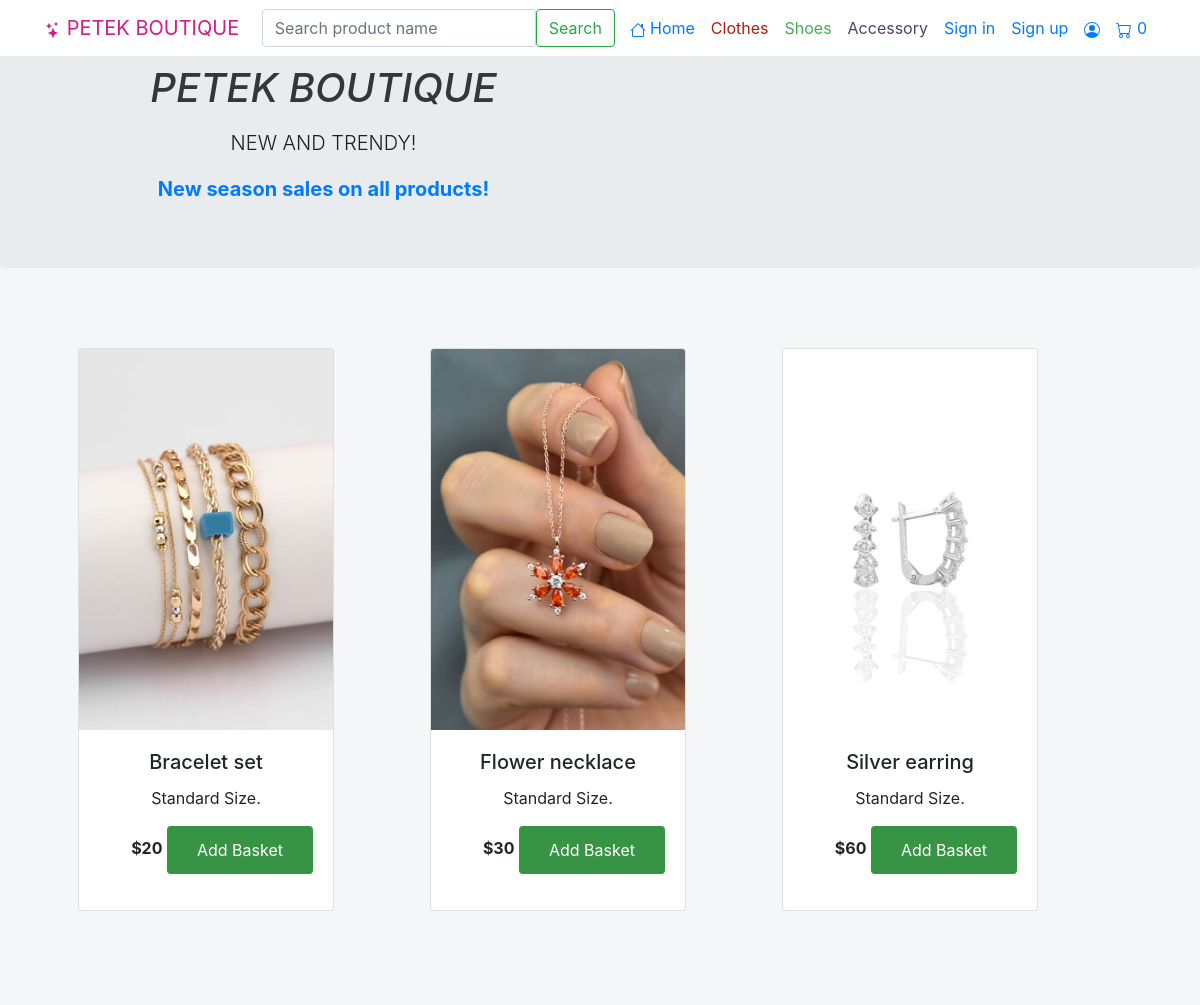
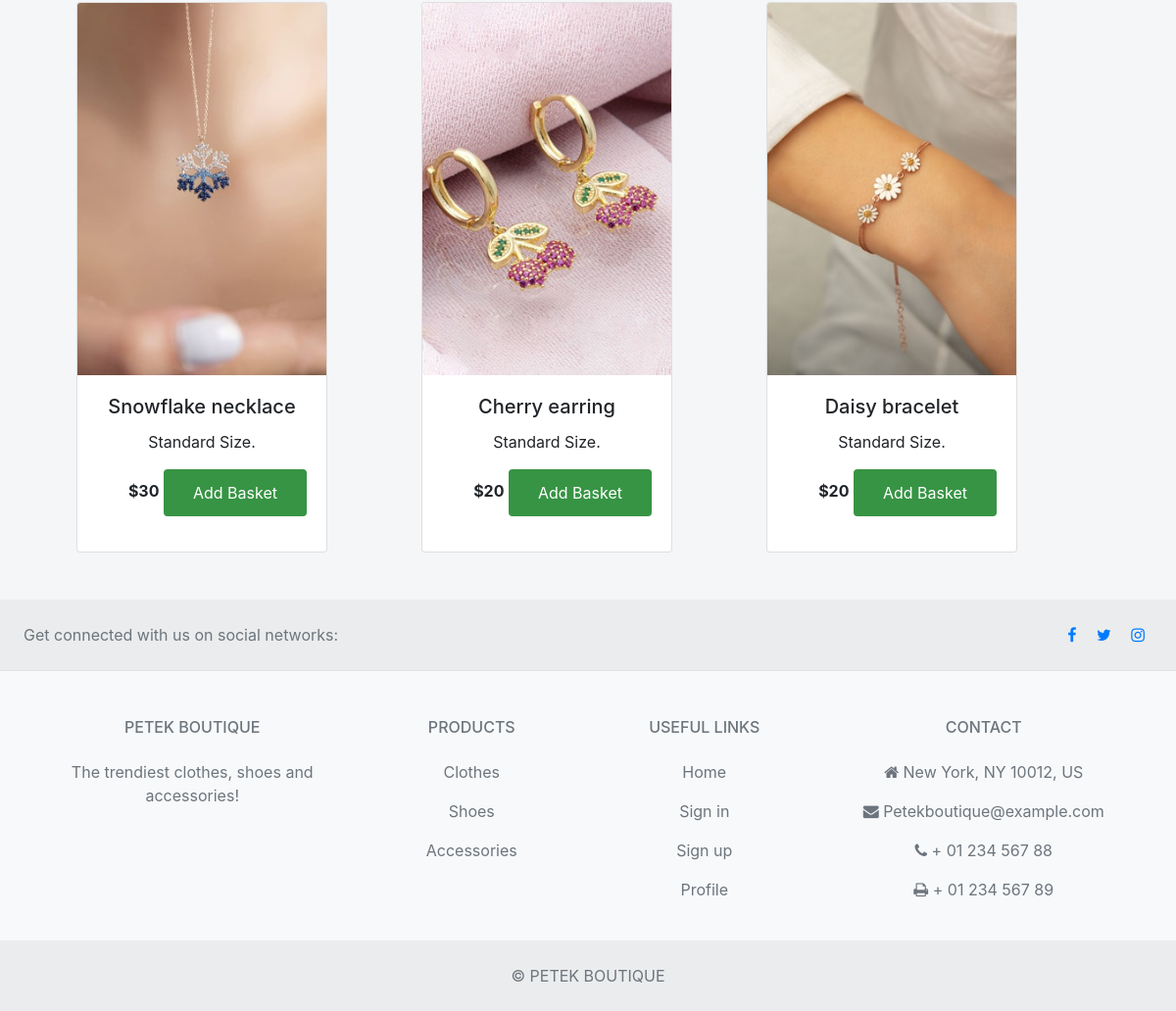
Screenshot of /accessory.php with the database file from the repository (2 pictures, top to bottom).
### tables this page shows
CREATE TABLE `clothes` (
  `ID` int(11) NOT NULL,
  `clothes_name` varchar(50) NOT NULL,
  `property` varchar(50) NOT NULL,
  `price` int(20) NOT NULL,
  `image_name` varchar(50) NOT NULL
);

### accessory.php (the view, shortened to what this page needs)
<!DOCTYPE html>
<html>
    <head>
        <link rel="stylesheet" href="bootstrap-4.6.0-dist/css/bootstrap.min.css">
        <link rel="stylesheet" href="style.css">
    </head>
    <body>
    <?php include "navbar.php"; ?>
<?php require_once "connect2.php";
$accessories = $connection->query("SELECT*FROM clothes WHERE ID>=19", PDO::FETCH_OBJ)->fetchAll();
?>
<div class="container">
    <div class="row">
<?php foreach ($accessories as $accessory) { ?>
    <div class="my-2 px-2" >
   <div class="card text-center ürünler" style="width: 16rem;">
   <img src="images/<?php echo $accessory->image_name; ?>" class="card-img-top" alt="...">
   <div class="card-body">
     <h5 class="card-title"><?php echo $accessory->clothes_name; ?></h5>
     <p class="card-text"><?php echo $accessory->property; ?></p>
     <p class= "text-right price-container"><strong>$<?php echo $accessory->price; ?></strong>
     <button product-id="<?php echo $accessory->ID; ?>" class="btn btn-primary butonlar">Add Basket</button>
  </div>
</div>
</div>
<?php } ?>
</div>
</div>
<?php include "footer.php"; ?>
    </body>
</html>

### navbar.php (shortened to what this page needs)
<!DOCTYPE html>
<html>
    <head>
        <link rel="stylesheet" href="bootstrap-4.6.0-dist/css/bootstrap.min.css">
        <link rel="stylesheet" href="style.css">
    </head>
    <body>
    <?php
    if (isset($_SESSION["shoppingCart"])){
        $shoppingCart = $_SESSION["shoppingCart"];
        $total_count = $shoppingCart["summary"]["total_count"];
        $total_price = $shoppingCart["summary"]["total_price"];
        $shopping_products = $shoppingCart["products"];
    }else{
        $total_count = 0;
    }
?>
    <nav class="navbar bg-white navbar-expand-sm navbar-blue fixed-top">
        <div class="container">
            <a href="#" class="navbar-brand" style="color: rgb(209, 29, 134);">
             PETEK BOUTIQUE
            </a>
            <form class="d-flex " action="search.php" method="post" >
        <input class="form-control me-2" type="search" placeholder="Search product name" aria-label="Search" name="kelime">
        <button class="btn btn-outline-success" type="submit">Search</button>
      </form>
            <ul class="navbar-nav">
                <li class="nav-item">
                    <a href="index.php" class="nav-link ">
                        Home
                    </a>
                </li>
                <li class="nav-item">
                    <a href="clothes.php" class="nav-link " style="color:#AF1D0D;">
                        Clothes
                    </a>
                </li>
                <li class="nav-item">
                    <a href="shoes.php" class="nav-link " style="color:rgb(67, 175, 81);">
                        Shoes
                    </a>
                </li>
                <li class="nav-item">
                    <a href="accessory.php" class="nav-link " style="color:rgb(85, 65, 102);" >
                        Accessory
                    </a>
                </li>
                <li class="nav-item">
                    <a href="sign_in.php" class="nav-link active">
                        Sign in
                    </a>
                </li>
                <li class="nav-item">
                    <a href="sign_up.php" class="nav-link active">
                        Sign up
                    </a>
                </li>
                <li class="nav-item">
                    <a href="profile.php" class="nav-link active">
                    </a>
                </li>
                <li class="nav-item ">
                    <a href="shopping_cart1.php" class="nav-link active" >
                        <span class="glyphicon glyphicon-search"></span>
                        <span class="active1"><?php echo $total_count; ?></span>
                    </a>
                </li>
            </ul>
        </div>
    </nav>
    <header>
<div class="jumbotron bg-WHİTE text-white">
    <div class="container" id="deneme">
        <div class="col-md-6 px-0">
            <h1 class="display-5 font-italic" style="color: rgb(54, 54, 54);">
                PETEK BOUTIQUE
            </h1>
            <p class="lead my-3" style="color: rgb(31, 29, 29);">
                NEW AND TRENDY!
            </p>
            <p class="lead mb-0" >
                <a href="clothes.php" class="text-grey font-weight-bold" > New season sales on all products!</a>
            </p>
        </div>
    </div>
</div>
</header>
    </body>
</html>

### footer.php (shortened to what this page needs)
<!DOCTYPE html>
<html>
    <head>
        </head>
<body>
<link rel="stylesheet" href="https://cdnjs.cloudflare.com/ajax/libs/font-awesome/4.7.0/css/font-awesome.min.css">
<footer class="text-center text-lg-start bg-light text-muted"  >
  <section
    class="d-flex justify-content-center justify-content-lg-between p-4 border-bottom"
    style="background-color: rgba(0, 0, 0, 0.05);"
  >
    <div class="me-5 d-none d-lg-block"  >
      <span>Get connected with us on social networks:</span>
    </div>
    <div>
      <a href="" class="mx-2">
        <i class="fa fa-facebook-f"></i>
      </a>
      <a href="" class="mx-2">
        <i class="fa fa-twitter"></i>
      </a>
      <a href="" class="mx-2">
        <i class="fa fa-instagram"></i>
      </a>
    </div>
  </section>
  <section class="">
    <div class="container text-center text-md-start mt-5">
      <div class="row mt-3">
        <div class="col-md-3 col-lg-4 col-xl-3 mx-auto mb-4">
          <h6 class="text-uppercase fw-bold mb-4">
            <i class="fas fa-gem me-3"></i>PETEK BOUTIQUE
          </h6>
          <p>
          The trendiest clothes, shoes and accessories!
          </p>
        </div>
        <div class="col-md-2 col-lg-2 col-xl-2 mx-auto mb-4">
          <h6 class="text-uppercase fw-bold mb-4">
            Products
          </h6>
          <p>
            <a href="clothes.php" class="text-reset">Clothes</a>
          </p>
          <p>
            <a href="shoes.php" class="text-reset">Shoes</a>
          </p>
          <p>
            <a href="accessory.php" class="text-reset">Accessories</a>
          </p>
        </div>
        <div class="col-md-3 col-lg-2 col-xl-2 mx-auto mb-4">
          <h6 class="text-uppercase fw-bold mb-4">
            Useful links
          </h6>
          <p>
            <a href="index.php" class="text-reset">Home</a>
          </p>
          <p>
            <a href="sign_in.php" class="text-reset">Sign in</a>
          </p>
          <p>
            <a href="sign_up.php" class="text-reset">Sign up</a>
          </p>
          <p>
            <a href="profile.php" class="text-reset">Profile</a>
          </p>
        </div>
        <div class="col-md-4 col-lg-3 col-xl-3 mx-auto mb-md-0 mb-4">
          <h6 class="text-uppercase fw-bold mb-4">
            Contact
          </h6>
          <p><i class="fa fa-home me-3"></i> New York, NY 10012, US</p>
          <p>
            <i class="fa fa-envelope me-3"></i>
            Petekboutique@example.com
          </p>
          <p><i class="fa fa-phone me-3"></i> + 01 234 567 88</p>
          <p><i class="fa fa-print me-3"></i> + 01 234 567 89</p>
        </div>
      </div>
    </div>
  </section>
  <div class="text-center p-4" style="background-color: rgba(0, 0, 0, 0.05);">
    © PETEK BOUTIQUE
  </div>
</footer>
</body>
</html>

### style.css (style rules this page uses)
body { text-align: center; background-color: rgb(245, 246, 248); }
.ürünler { margin: 40px; float: left; }
img { margin-right: 10px; float: left; }
.butonlar { padding: 12px 30px; border: 1px ; text-decoration: none; color: rgb(255, 255, 255); background-color: rgb(55, 148, 68); }

### rows the page displays
clothes: image_name (picture), clothes_name "Bracelet set", property "Standard Size.", price "20"
clothes: image_name (picture), clothes_name "Flower necklace", property "Standard Size.", price "30"
clothes: image_name (picture), clothes_name "Silver earring", property "Standard Size.", price "60"
clothes: image_name (picture), clothes_name "Snowflake necklace", property "Standard Size.", price "30"
clothes: image_name (picture), clothes_name "Cherry earring", property "Standard Size.", price "20"
clothes: image_name (picture), clothes_name "Daisy bracelet", property "Standard Size.", price "20"

### other values shown
$total_count "0"
